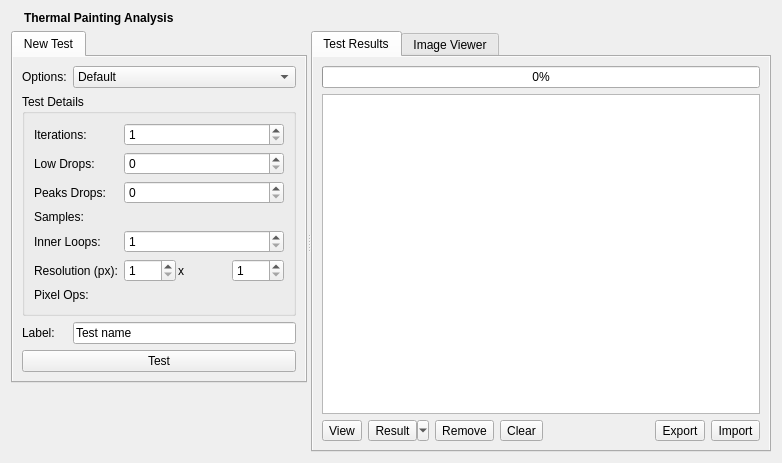
<?xml version="1.0" encoding="UTF-8"?>
<ui version="4.0">
 <author>Enrico Ros</author>
 <class>ThermalPanel</class>
 <widget class="QWidget" name="ThermalPanel">
  <property name="geometry">
   <rect>
    <x>0</x>
    <y>0</y>
    <width>782</width>
    <height>463</height>
   </rect>
  </property>
  <layout class="QVBoxLayout" name="verticalLayout_4">
   <item>
    <layout class="QHBoxLayout" name="horizontalLayout">
     <item>
      <widget class="QLabel" name="iconLabel">
       <property name="sizePolicy">
        <sizepolicy hsizetype="Fixed" vsizetype="Fixed">
         <horstretch>0</horstretch>
         <verstretch>0</verstretch>
        </sizepolicy>
       </property>
       <property name="pixmap">
        <pixmap resource="../nokiaqtbackend.qrc">:/inspector/painting/menu-thermal.png</pixmap>
       </property>
      </widget>
     </item>
     <item>
      <widget class="QLabel" name="titleLabel">
       <property name="sizePolicy">
        <sizepolicy hsizetype="Preferred" vsizetype="Fixed">
         <horstretch>0</horstretch>
         <verstretch>0</verstretch>
        </sizepolicy>
       </property>
       <property name="text">
        <string>&lt;b&gt;Thermal Painting Analysis&lt;/b&gt;</string>
       </property>
      </widget>
     </item>
    </layout>
   </item>
   <item>
    <widget class="QSplitter" name="splitter">
     <property name="sizePolicy">
      <sizepolicy hsizetype="Expanding" vsizetype="Expanding">
       <horstretch>0</horstretch>
       <verstretch>0</verstretch>
      </sizepolicy>
     </property>
     <property name="orientation">
      <enum>Qt::Horizontal</enum>
     </property>
     <widget class="QWidget" name="">
      <layout class="QVBoxLayout" name="verticalLayout_2">
       <item>
        <widget class="QTabWidget" name="newTestGroup">
         <property name="sizePolicy">
          <sizepolicy hsizetype="Preferred" vsizetype="Fixed">
           <horstretch>0</horstretch>
           <verstretch>0</verstretch>
          </sizepolicy>
         </property>
         <widget class="QWidget" name="newTestPage1">
          <property name="autoFillBackground">
           <bool>true</bool>
          </property>
          <attribute name="title">
           <string>New Test</string>
          </attribute>
          <layout class="QGridLayout" name="gridLayout">
           <item row="0" column="0">
            <widget class="QLabel" name="label_6">
             <property name="text">
              <string>Options:</string>
             </property>
            </widget>
           </item>
           <item row="0" column="1">
            <widget class="QComboBox" name="presetCombo">
             <property name="currentIndex">
              <number>1</number>
             </property>
             <item>
              <property name="text">
               <string>Fast</string>
              </property>
             </item>
             <item>
              <property name="text">
               <string>Default</string>
              </property>
             </item>
             <item>
              <property name="text">
               <string>Accurate (slow)</string>
              </property>
             </item>
             <item>
              <property name="text">
               <string>High Resolution (very slow)</string>
              </property>
             </item>
             <item>
              <property name="text">
               <string>Custom</string>
              </property>
             </item>
             <item>
              <property name="text">
               <string>[DEV Debug]</string>
              </property>
             </item>
            </widget>
           </item>
           <item row="1" column="0" colspan="2">
            <widget class="QGroupBox" name="groupBox">
             <property name="title">
              <string>Test Details</string>
             </property>
             <layout class="QFormLayout" name="formLayout">
              <item row="0" column="0">
               <widget class="QLabel" name="label">
                <property name="text">
                 <string>Iterations:</string>
                </property>
               </widget>
              </item>
              <item row="0" column="1">
               <widget class="QSpinBox" name="passesBox">
                <property name="minimum">
                 <number>1</number>
                </property>
                <property name="maximum">
                 <number>10</number>
                </property>
               </widget>
              </item>
              <item row="1" column="0">
               <widget class="QLabel" name="label_2">
                <property name="text">
                 <string>Low Drops:</string>
                </property>
               </widget>
              </item>
              <item row="1" column="1">
               <widget class="QSpinBox" name="lowBox">
                <property name="maximum">
                 <number>9</number>
                </property>
               </widget>
              </item>
              <item row="2" column="0">
               <widget class="QLabel" name="label_3">
                <property name="text">
                 <string>Peaks Drops:</string>
                </property>
               </widget>
              </item>
              <item row="2" column="1">
               <widget class="QSpinBox" name="highBox">
                <property name="maximum">
                 <number>9</number>
                </property>
               </widget>
              </item>
              <item row="3" column="0">
               <widget class="QLabel" name="samplesLabel">
                <property name="text">
                 <string>Samples:</string>
                </property>
               </widget>
              </item>
              <item row="3" column="1">
               <widget class="QLabel" name="samplesBox">
                <property name="text">
                 <string notr="true"/>
                </property>
               </widget>
              </item>
              <item row="4" column="0">
               <widget class="QLabel" name="label_4">
                <property name="text">
                 <string>Inner Loops:</string>
                </property>
               </widget>
              </item>
              <item row="4" column="1">
               <widget class="QSpinBox" name="innerBox">
                <property name="minimum">
                 <number>1</number>
                </property>
                <property name="maximum">
                 <number>50</number>
                </property>
               </widget>
              </item>
              <item row="5" column="0">
               <widget class="QLabel" name="label_5">
                <property name="text">
                 <string>Resolution (px):</string>
                </property>
               </widget>
              </item>
              <item row="5" column="1">
               <layout class="QHBoxLayout" name="horizontalLayout_2">
                <property name="spacing">
                 <number>2</number>
                </property>
                <item>
                 <widget class="QSpinBox" name="widthBox">
                  <property name="minimum">
                   <number>1</number>
                  </property>
                  <property name="maximum">
                   <number>500</number>
                  </property>
                 </widget>
                </item>
                <item>
                 <widget class="QLabel" name="label_7">
                  <property name="text">
                   <string>x</string>
                  </property>
                 </widget>
                </item>
                <item>
                 <widget class="QSpinBox" name="heightBox">
                  <property name="minimum">
                   <number>1</number>
                  </property>
                  <property name="maximum">
                   <number>500</number>
                  </property>
                 </widget>
                </item>
               </layout>
              </item>
              <item row="6" column="0">
               <widget class="QLabel" name="popsLabel">
                <property name="text">
                 <string>Pixel Ops:</string>
                </property>
               </widget>
              </item>
              <item row="6" column="1">
               <widget class="QLabel" name="popsBox">
                <property name="text">
                 <string notr="true"/>
                </property>
               </widget>
              </item>
             </layout>
            </widget>
           </item>
           <item row="2" column="0">
            <widget class="QLabel" name="popsLabel_2">
             <property name="text">
              <string>Label:</string>
             </property>
            </widget>
           </item>
           <item row="2" column="1">
            <widget class="QLineEdit" name="testNameLabel">
             <property name="text">
              <string notr="true">Test name</string>
             </property>
            </widget>
           </item>
           <item row="3" column="0" colspan="2">
            <widget class="QPushButton" name="runButton">
             <property name="sizePolicy">
              <sizepolicy hsizetype="MinimumExpanding" vsizetype="Fixed">
               <horstretch>0</horstretch>
               <verstretch>0</verstretch>
              </sizepolicy>
             </property>
             <property name="text">
              <string>Test</string>
             </property>
             <property name="icon">
              <iconset resource="../nokiaqtbackend.qrc">
               <normaloff>:/inspector/painting/menu-thermal.png</normaloff>:/inspector/painting/menu-thermal.png</iconset>
             </property>
            </widget>
           </item>
          </layout>
         </widget>
        </widget>
       </item>
       <item>
        <spacer name="verticalSpacer">
         <property name="orientation">
          <enum>Qt::Vertical</enum>
         </property>
         <property name="sizeHint" stdset="0">
          <size>
           <width>20</width>
           <height>40</height>
          </size>
         </property>
        </spacer>
       </item>
      </layout>
     </widget>
     <widget class="QTabWidget" name="resultsTabWidget">
      <property name="sizePolicy">
       <sizepolicy hsizetype="MinimumExpanding" vsizetype="Expanding">
        <horstretch>0</horstretch>
        <verstretch>0</verstretch>
       </sizepolicy>
      </property>
      <property name="currentIndex">
       <number>0</number>
      </property>
      <widget class="QWidget" name="resultsPage">
       <property name="autoFillBackground">
        <bool>true</bool>
       </property>
       <attribute name="title">
        <string>Test Results</string>
       </attribute>
       <layout class="QVBoxLayout" name="verticalLayout_3">
        <item>
         <widget class="QProgressBar" name="ptProgress">
          <property name="value">
           <number>0</number>
          </property>
         </widget>
        </item>
        <item>
         <widget class="QListView" name="resultsView">
          <property name="editTriggers">
           <set>QAbstractItemView::NoEditTriggers</set>
          </property>
          <property name="selectionMode">
           <enum>QAbstractItemView::ExtendedSelection</enum>
          </property>
          <property name="verticalScrollMode">
           <enum>QAbstractItemView::ScrollPerPixel</enum>
          </property>
          <property name="selectionRectVisible">
           <bool>true</bool>
          </property>
         </widget>
        </item>
        <item>
         <layout class="QHBoxLayout" name="horizontalLayout_3">
          <item>
           <widget class="QToolButton" name="viewButton">
            <property name="text">
             <string>View</string>
            </property>
           </widget>
          </item>
          <item>
           <widget class="QToolButton" name="resultButton">
            <property name="text">
             <string>Result</string>
            </property>
            <property name="popupMode">
             <enum>QToolButton::MenuButtonPopup</enum>
            </property>
           </widget>
          </item>
          <item>
           <widget class="QToolButton" name="removeButton">
            <property name="text">
             <string>Remove</string>
            </property>
           </widget>
          </item>
          <item>
           <widget class="QToolButton" name="clearButton">
            <property name="text">
             <string>Clear</string>
            </property>
           </widget>
          </item>
          <item>
           <spacer name="horizontalSpacer">
            <property name="orientation">
             <enum>Qt::Horizontal</enum>
            </property>
            <property name="sizeHint" stdset="0">
             <size>
              <width>40</width>
              <height>20</height>
             </size>
            </property>
           </spacer>
          </item>
          <item>
           <widget class="QToolButton" name="exportButton">
            <property name="text">
             <string>Export</string>
            </property>
           </widget>
          </item>
          <item>
           <widget class="QToolButton" name="importButton">
            <property name="text">
             <string>Import</string>
            </property>
           </widget>
          </item>
         </layout>
        </item>
       </layout>
      </widget>
      <widget class="QWidget" name="imagePage">
       <property name="autoFillBackground">
        <bool>true</bool>
       </property>
       <attribute name="title">
        <string>Image Viewer</string>
       </attribute>
       <layout class="QVBoxLayout" name="verticalLayout">
        <item>
         <widget class="QLabel" name="imageLabel"/>
        </item>
        <item>
         <widget class="QScrollArea" name="imageScrollArea">
          <property name="widgetResizable">
           <bool>true</bool>
          </property>
          <widget class="QWidget" name="scrollAreaWidgetContents">
           <property name="geometry">
            <rect>
             <x>0</x>
             <y>0</y>
             <width>446</width>
             <height>333</height>
            </rect>
           </property>
          </widget>
         </widget>
        </item>
       </layout>
      </widget>
     </widget>
    </widget>
   </item>
  </layout>
 </widget>
 <resources>
  <include location="../nokiaqtbackend.qrc"/>
 </resources>
 <connections/>
</ui>
